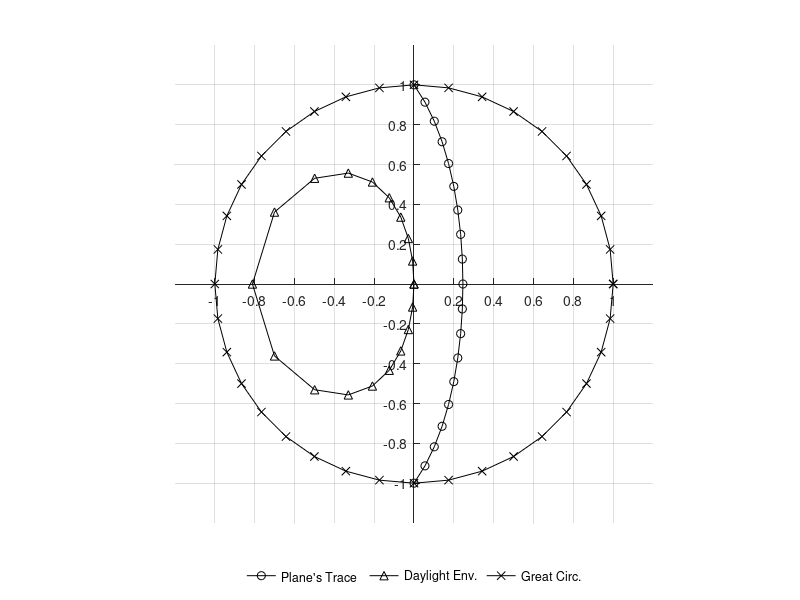
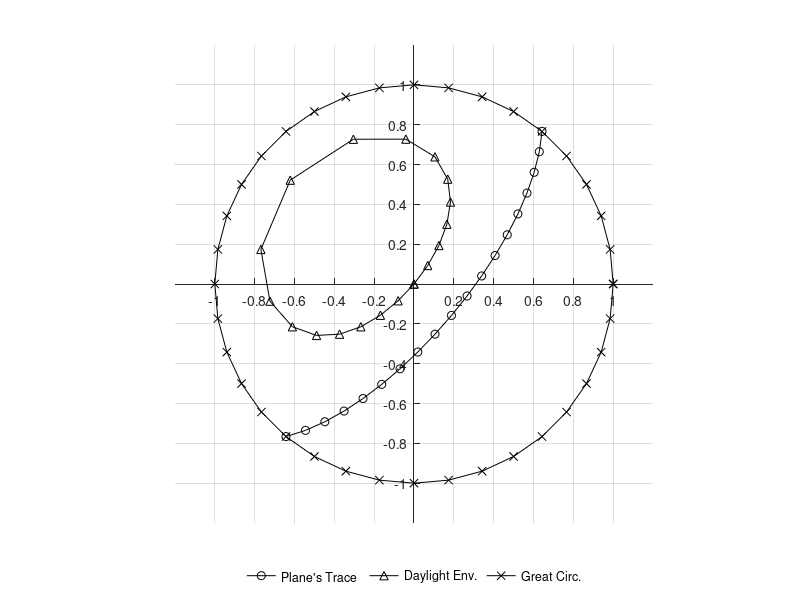

The MATLAB source for these figures, in order:
% example1StepByStepEqAreaSCR
clear all

## Description:
## Given a slope face with orientation 130/70, plot the Datlight Envelope (DLE)
## by using equations for the equal-area projection.
##
## Reference:
## Richards, L. R., & Atherton, D.. (1987). Ground engineers reference book. 
## In F. G. Bell (Ed.) (1st ed., pp. 12.01–12.16). London: Butterworth 
## Heinemann Inc.


# The problem will be solved first as is the dip-sirection is at the East, then
# d_{dir} = 130 degrees and the diference is dDiff.
dDir = 130;
theta = dDir - 90;

# The dip direction is 70.
d = 70;

# To plot the plane's trace, we will generate 18 points according to each
# rake (pitch) r.
n = 18;
ii = 0:1:n;
r = linspace(0, 180, n+1);


# PART 1: Creating.
# We obtaing cos(d) and sin(d) which will usefull to have.
cd = cosd(d);
sd = sind(d);

# The values are tabulated.

cr = cosd(r);
sr = sind(r);
A = sr * sd;
B = sr * cd;
k1p = sqrt(1 ./ (1 + A));
x = k1p .* B;
y = k1p .* cr;

# No we will find the coordiantes of the Daylight-Envelope simmilar to the
# above table but using Eq. 26.
C = sqrt(1 - A.^2);
K1 = A ./ C .* sqrt(1 ./ (1 + C));
xE = -K1 .* B;
yE = -K1 .* cr;


## PART 2: Rotating.
# The rotation matrix.
R = [cosd(theta), sind(theta); -sind(theta), cosd(theta)];
# Matrix of points of the slope's trace.
D = [x; y];
E = [xE; yE];

Dabs = R * D;
Eabs = R * E;


# PART 3: The great circle.
# The great circle.
xG = [cr, -cr(2:end)];
yG = [sr, -sr(2:end)];
iiG = 0:1:(2*n-0);

# PART 4: Plotting.
lbl = cellstr(num2str(ii'));
lblG = cellstr(num2str(iiG'));
dx = 0.05;
dy = 0;
limP = 1.2;

# The unrotated plane trace and the DLE.
figure()
hold on
plot(x, y, 'ko-');
plot(xE, yE, 'k^-');
plot(xG, yG, 'kx-');
axis equal
hold off
set(gca, 'XAxisLocation', 'origin', 'YAxisLocation', 'origin');
xticks(-1:0.2:1);
yticks(-1:0.2:1);
xlim(limP*[-1, 1]);
ylim(limP*[-1, 1]);
grid on
legend({'Plane''s Trace', 'Daylight Env.', 'Great Circ.'});
legend('Orientation','horizontal');
legend('Location', 'southoutside');
legend boxoff 
%print example1unrotTraceAndDLE.svg

%figure()
%hold on
%plot(x, y, 'ko');
%plot(xE, yE, 'k^');
%plot(xG, yG, 'kx');
%text(x+dx, y+dy, lbl, 'VerticalAlignment','middle', 'HorizontalAlignment','center');
%text(xE+dx, yE+dy, lbl, 'VerticalAlignment','middle', 'HorizontalAlignment','center');
%text(xG+dx, yG+dy, lblG, 'VerticalAlignment','middle', 'HorizontalAlignment','center');
%axis equal
%hold off

# The rotated plane trace and the DLE.
figure()
hold on
plot(Dabs(1,:), Dabs(2,:), 'ko-');
plot(Eabs(1,:), Eabs(2,:), 'k^-');
plot(xG, yG, 'kx-');
axis equal
hold off
set(gca, 'XAxisLocation', 'origin', 'YAxisLocation', 'origin');
xticks(-1:0.2:1);
yticks(-1:0.2:1);
xlim(limP*[-1, 1]);
ylim(limP*[-1, 1]);
grid on
legend({'Plane''s Trace', 'Daylight Env.', 'Great Circ.'});
legend('Orientation','horizontal');
legend('Location', 'southoutside');
legend boxoff 
%print example1rotTraceAndDLE.svg

## Display tables at terminal.
display("Table 1. Trigonometric calculations of angles d and r.");
display(sprintf("r\tcr\tsr\tA\tB\tC"));
for k = 1:1:(n+1)
    display(sprintf("%3.0f\t%7.4f\t%7.4f\t%7.4f\t%7.4f\t%7.4f", ...
        [r(k), cr(k), sr(k), A(k), B(k), C(k)]));
endfor

display("Table 2. K coefficients and unrotated coordinates.");
display(sprintf("r\tk1\tK1\tx\ty\txE\tyE\txG\tyG"));
for k = 1:1:(n+1)
    display(sprintf("%3.0f\t%5.2f\t%5.2f\t%5.2f\t%5.2f\t%5.2f\t%5.2f\t%5.2f\t%5.2f", ...
        [r(k), k1p(k), K1(k), x(k), y(k), xE(k), yE(k), xG(k), yG(k)]));
endfor

display("Table 3. Rotated coordinates.");
display(sprintf("r\tx\ty\txE\tyE"));
for k = 1:1:(n+1)
    display(sprintf("%3.0f\t%5.2f\t%5.2f\t%5.2f\t%5.2f", ...
        [r(k), Dabs(1,k), Dabs(2,k), Eabs(1,k), Eabs(2,k)]));
endfor
%display(sprintf("%8d%8.0f%8.4f", 1,2.0,-cosd(30)));

## Create an HTMl table.

%display("<table id='tab_trigCalcsAngDandR'>");
%display("  <caption>Trigonometric calculations of angles d and r.</caption>");
%display(sprintf("  <tr><th>\\(%s\\)</th><th>\\(%s\\)</th><th>\\(%s\\)</th><th>\\(%s\\)</th><th>\\(%s\\)</th><th>\\(%s\\)</th></tr>", ...
%   'r', 'cr', 'sr', 'A', 'B', 'C'));
%for k = 1:1:(n+1)
%    display(sprintf("  <tr><td>%3.0f</td><td>%7.4f</td><td>%7.4f</td><td>%7.4f</td><td>%7.4f</td><td>%7.4f</td></tr>", ...
%        [r(k), cr(k), sr(k), A(k), B(k), C(k)]));
%endfor
%display("</table>");

%display("<table id='tab_kCoeffsAndCoords'>");
%display("  <caption>K coefficients and unrotated coordinates.</caption>");
%display(sprintf("  <tr><th>\\(%s\\)</th><th>\\(%s\\)</th><th>\\(%s\\)</th><th>\\(%s\\)</th><th>\\(%s\\)</th><th>\\(%s\\)</th><th>\\(%s\\)</th><th>\\(%s\\)</th><th>\\(%s\\)</th></tr>", ...
%   'r', 'k''_1', 'K_1', 'x', 'y', 'x_E', 'y_E', 'x_G', 'y_G'));
%for k = 1:1:(n+1)
%    display(sprintf("  <tr><td>%3.0f</td><td>%5.2f</td><td>%5.2f</td><td>%5.2f</td><td>%5.2f</td><td>%5.2f</td><td>%5.2f</td><td>%5.2f</td><td>%5.2f</td></tr>", ...
%        [r(k), k1p(k), K1(k), x(k), y(k), xE(k), yE(k), xG(k), yG(k)]));
%endfor
%display("</table>");

%display("<table id='tab_rotatedCoords'>");
%display("  <caption>Rotated coordinates.</caption>");
%display(sprintf("  <tr><th>\\(%s\\)</th><th>\\(%s\\)</th><th>\\(%s\\)</th><th>\\(%s\\)</th><th>\\(%s\\)</th></tr>", ...
%   'r', 'x', 'y', 'x_E', 'y_E'));
%for k = 1:1:(n+1)
%    display(sprintf("  <tr><td>%3.0f</td><td>%5.2f</td><td>%5.2f</td><td>%5.2f</td><td>%5.2f</td></tr>", ...
%        [r(k), Dabs(1,k), Dabs(2,k), Eabs(1,k), Eabs(2,k)]));
%endfor
%display("</table>");